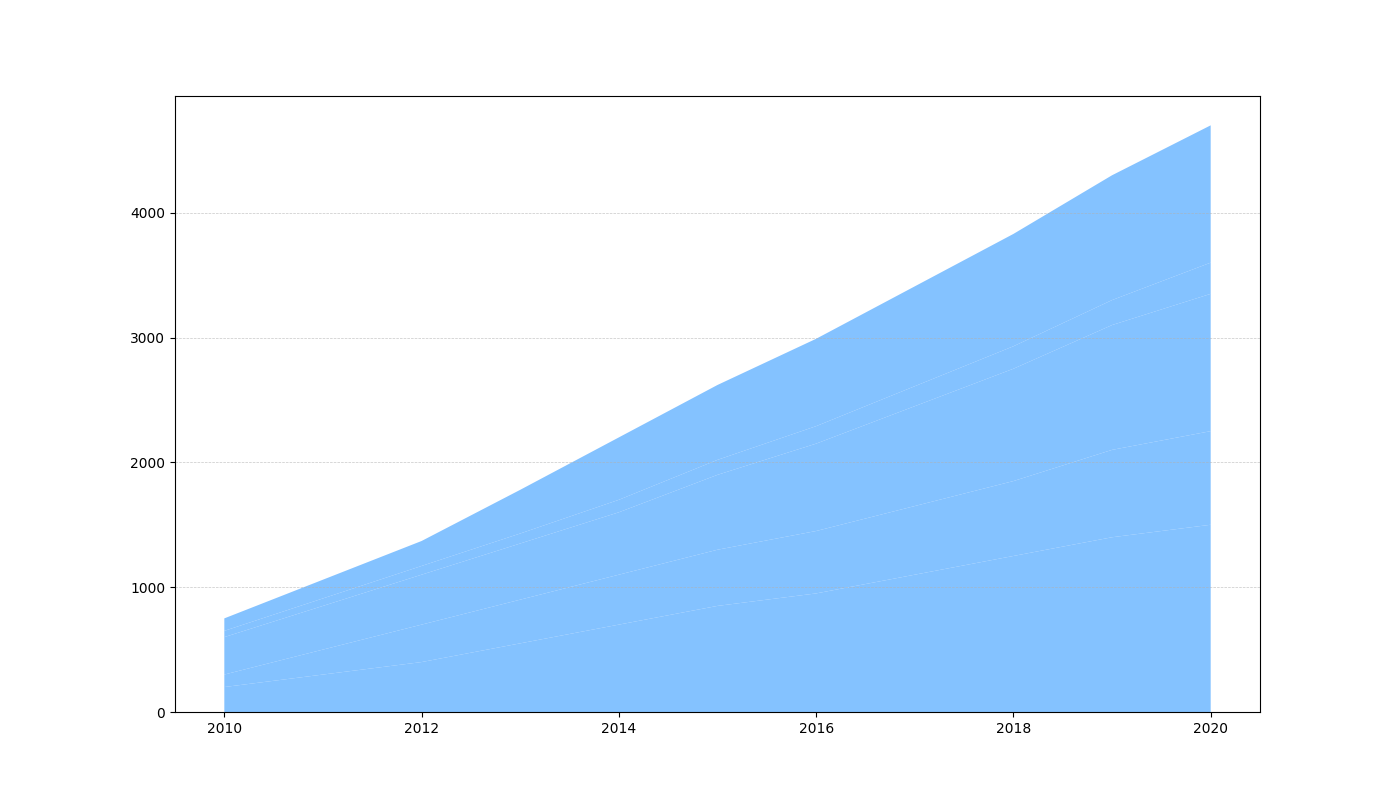

Write Python code to recreate this figure.
import matplotlib.pyplot as plt
import numpy as np

years = np.arange(2010, 2021)

sparrows = np.array([200, 300, 400, 550, 700, 850, 950, 1100, 1250, 1400, 1500])
hawks = np.array([100, 200, 300, 350, 400, 450, 500, 550, 600, 700, 750])
swallows = np.array([300, 350, 400, 450, 500, 600, 700, 800, 900, 1000, 1100])
pelicans = np.array([50, 60, 70, 80, 100, 120, 140, 160, 180, 200, 250])
geese = np.array([100, 150, 200, 350, 500, 600, 700, 800, 900, 1000, 1100])

bird_migrations = np.vstack([sparrows, hawks, swallows, pelicans, geese])

fig, ax = plt.subplots(figsize=(14, 8))

# Applying a single color across all data groups
single_color = '#66b3ff'
ax.stackplot(years, bird_migrations, colors=[single_color for _ in range(len(bird_migrations))], alpha=0.8)

ax.yaxis.grid(True, linestyle='--', linewidth=0.5, alpha=0.7)

plt.show()
